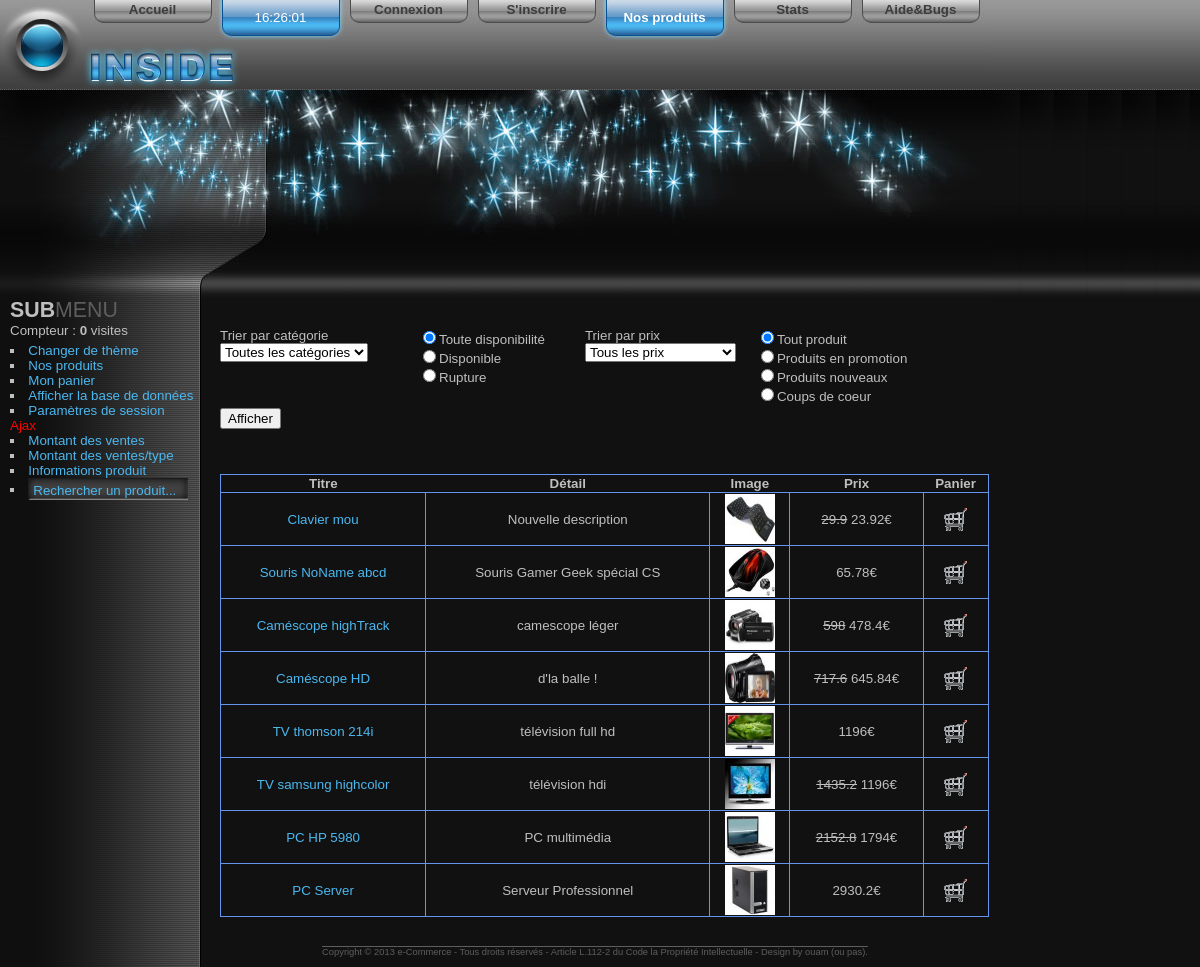
/produits.php, run on the app's committed database.
### tables this page shows
CREATE TABLE IF NOT EXISTS `produit` (
  `idProd` char(5) NOT NULL DEFAULT '',
  `idCat` char(3) DEFAULT NULL,
  `titreProd` varchar(40) DEFAULT NULL,
  `detailProd` varchar(200) DEFAULT NULL,
  `imageProd` varchar(100) NOT NULL DEFAULT '',
  `nouvProd` char(3) DEFAULT NULL,
  `promProd` char(3) DEFAULT NULL,
  `selProd` char(3) DEFAULT NULL,
  `poidsProd` float DEFAULT NULL,
  `dispoProd` char(3) DEFAULT NULL,
  `delaiProd` varchar(20) DEFAULT NULL,
  `prixhtProd` float(7,2) DEFAULT NULL,
  `prixhtPromProd` float(7,2) DEFAULT NULL,
  `tauxtvaProd` float(7,2) DEFAULT NULL,
  PRIMARY KEY (`idProd`),
  KEY `fk_produit_categorie` (`idCat`)
);

### includes/utils.php (called while the page is built, shortened)
<?php
	$nomSite = "e-Commerce";
	function query($sql = '',$debug = 0)
	{
		if(!$resultat = mysql_query($sql))
		{
			$str = "<div style='text-align:left;'>Erreur SQL (Spécial IUT) :";
			if($_SESSION['admin'] > 0)
				$str .= $sql;
			$str .= "<br />Erreur n°".mysql_errno();
			if($_SESSION['admin'] > 0)
				$str .= ":".mysql_error();
			else
				$str .= ": Contactez votre administrateur ";
			$str .= "</div>";
			die($str);
		}
		return $resultat;
	}
	function fetch($resultat)
	{
		$row = mysql_fetch_row($resultat);
		return $row;
	}
	function s($string)
	{
		return str_replace('\_','_',htmlspecialchars($string));
	}
	function s_tab($tableau)
	{
		$retour = array();
		for($i = 0; isset($tableau[$i]) ;$i++)
		{
			$retour[$i] = s($tableau[$i]);
		}
		return $retour;
	}
?>

### produits.php (the view, shortened to what this page needs)
<?php
	$fic = 'includes/header.php';
	if(file_exists($fic))
		include($fic);
	if(isset($_POST['cat']))
		$cat = s($_POST['cat']);
	else
		$cat = 0;
	if(isset($_POST['prix2']) && (isset($_POST['prix2']) && ($_POST['prix2']> 0 or $_POST['prix2'] <= 2)))
		$prix = s($_POST['prix2']);
	else
		$prix = 0;
	$tabPrix = array(1000,2000);
	$tabReq = array(" >= 0 "," <= ".$tabPrix[0],"BETWEEN ".$tabPrix[0]." AND ".$tabPrix[1]." "," >= ".$tabPrix[1]);
	if($cat != 0)
		$suffixe = "idCat = '".$cat."' ";
	else
		$suffixe = " 1=1 ";
	if(isset($_POST['dispo']))
		$dispo = e($_POST['dispo']);
	else
		$dispo = 0;
	if($dispo == 1)
		$suffixe2 = "dispoProd = 'oui' ";
	elseif($dispo == 2)
		$suffixe2 = "dispoProd = 'non' ";
	else
		$suffixe2 = "1=1";
	if(isset($_POST['selection']))
		$selChoix = e($_POST['selection']);
	else
		$selChoix = 0;
	if($selChoix == 1)
		$suffixe3 = " promProd='oui' ";
		elseif($selChoix == 2)
			$suffixe3 = " nouvProd='oui' ";
			elseif($selChoix == 3)
				$suffixe3 = " selProd='oui' ";
				else
					$suffixe3 = " 1=1 ";
	$res = query("select titreProd,detailProd,nouvProd,promProd,selProd,
					prixhtProd,prixhtPromProd,tauxtvaProd,idProd,imageProd from produit WHERE ".$suffixe."
					AND ".$suffixe2."
					AND ".$suffixe3."
					AND (prixhtPromProd +((prixhtPromProd * tauxtvaProd)/100)) ".$tabReq[$prix]." order by prixhtPromProd ;");
		echo "<form action='produits.php' method='post' id='pref'><br />";
			echo "<div style='float:left;'>Trier par catégorie<br />";
				echo "<select name='cat'>";
					echo "<option value='0'>Toutes les catégories</option>";
				echo "</select>";
			echo"</div>";
			echo "<div style='float:left;margin-left:50px;'>";
				$tabDispo = array("Toute disponibilité","Disponible","Rupture");
				for($i = 0; $i < count($tabDispo);$i++)
				{
					echo "<input type='radio' name='dispo' id='r".$i."' value='".$i."' ";
					if($i == $dispo)
						echo " checked ";
					echo "/><label for='r".$i."' >".$tabDispo[$i]."</label><br />";
				}
			echo "</div>";
			$tabNomsPrix = array("Tous les prix","En dessous de ".$tabPrix[0]."€","Entre ".$tabPrix[0]." et ".$tabPrix[1]."€","Au dessus de ".$tabPrix[1]."€");
			echo "<div style='float:left;margin-left:40px;'>Trier par prix <br />";
				echo "<select name='prix'>";
				for($i = 0;$i < count($tabNomsPrix);$i++)
				{
					echo "<option value='".$i."' ";
					if($i == $prix)
						echo " selected ";
					echo ">".$tabNomsPrix[$i]."</option>";
				}
				echo "</select>";
			echo "</div>";
			echo "<div style='float:left;margin-left:20px;'>";
			$tabSelection = array("Tout produit","Produits en promotion","Produits nouveaux","Coups de coeur");
			for($i = 0;$i < count($tabSelection);$i++)
			{
				echo "<input type='radio' name='selection' id='c".$i."' value='".$i."' ";
				if($i == $selChoix)
					echo " checked ";
				echo "/><label for='c".$i."' >".$tabSelection[$i]."</label><br />";
			}
			echo "</div>";
			echo "<div style='margin-top:80px;'><input type='submit' method='post' value='Afficher'></div>";
			echo "</form>";
			echo "<div><br />
					<div id='info' style='display:none;'>
					</div><br />";
			if(mysql_num_rows($res) == 0)
				echo "Aucun produit trouvé.<br />";
			else
			{
				echo "<table style='width:100%;'>
					<tr style='text-align:center;'>
						<th>Titre</th>
						<th>Détail</th>
						<th>Image</th>
						<th>Prix</th>
						<th>Panier</th>";
					echo "</tr>";
				while($row = fetch($res))
				{
					$row = s_tab($row);
					echo "<tr style='text-align:center;'>";
						echo "<td>";
							echo "<a href='detailprod.php?i=".$row[8]."' >".$row[0]."</a>";
						echo "</td>";
						echo "<td>";
							echo $row[1];
						echo "</td>";
						echo "<td>";
							$dossier = 'produits/';
							if(is_file($dossier.$row[9]) && file_exists($dossier.$row[9]) && is_file($dossier.'o_'.$row[9]) && file_exists($dossier.'o_'.$row[9]))
								echo "<a href='detailprod.php?i=".$row[8]."' ><img src='produits/".$row[9]."' width='50' height='50' alt='Image produit' /></a>";
							else
								echo '-';
						echo "</td>";
						$str = "<td>";
							$prix = round(($row[6] + $row[6]*$row[7]/100),2);
							$prixSansPromo = $row[5] + $row[5]*$row[7]/100;
							if($row[3] == "oui" && $prix < $prixSansPromo)
								$str.= "<span style='text-decoration:line-through;'>".$prixSansPromo."</span> ";
							$str .= $prix.'€';
							echo $str;
						echo "</td>";
						echo "<td>";
							echo "<img title='Ajouter au panier' onclick='addPanier(\"".$row[8]."\");' src ='images/panier.png' alt='Ajouter' />";
						echo "</td>";
					echo "</tr>";
				}
				echo "</table>";
			}
			echo "<br /></div>";
	$fic = 'includes/footer.php';
	if(file_exists($fic))
		include('includes/footer.php');
?>

### includes/header.php (shortened to what this page needs)
?><!DOCTYPE html PUBLIC "-//W3C//DTD XHTML 1.0 Strict//EN"
    "http://www.w3.org/TR/xhtml1/DTD/xhtml1-strict.dtd">
<html xmlns="http://www.w3.org/1999/xhtml" xml:lang="fr" lang="fr">
  <head>
	<?php
		$test = explode('/',$_SERVER['PHP_SELF']);
		$nomPage = $test[count($test)-1];
	?>
    <link rel="stylesheet" href="scripts/commun.css" type="text/css" media="screen" />
    <link rel="stylesheet" href="scripts/autocomplete.css" type="text/css" media="screen" />
    <link rel="stylesheet" href="scripts/lightbox.css" type="text/css" media="screen" />
    <link rel="stylesheet" href="includes/sous-header<?php echo $_SESSION['skin'];?>/style.css" type="text/css" media="screen" />
  </head>
<body>
  <div id="container">
      <div id="header" title="<?php echo $nomSite; ?>">
      <div id="logo"></div>
      <div id="top-menu" >
		<div class="bloc1">
        <dl>
			<?php
          echo '<dd><a href="index.php" title="Accueil" ';
			$tabSite = array("identification.php","inscription.php","deconnection.php","compte.php","produits.php","stats.php","bugs.php");
			if(!in_array($nomPage,$tabSite))
				echo 'id="on"' ;
			echo '>Accueil</a></dd>
          <dd><span id="horloge"><script type="text/javascript"> dT();</script></span></dd>';
					if($_SESSION['id'] == 0)
					{
						echo '<dd><a href="identification.php" title="Connexion" ';
						if($nomPage == "identification.php") echo "id='on'";
						echo '>Connexion</a></dd>';
						echo  '<dd><a href="inscription.php" title="S\'inscrire" ';
						if($nomPage == "inscription.php") echo "id='on'";
						echo '>S\'inscrire</a></dd>';
					}
		 echo ' <dd><a href="produits.php" title="Produits" ';
		 if($nomPage == "produits.php") echo "id='on'";
		 echo '>Nos produits</a></dd>';
		 echo '<dd><a href="stats.php" ';
			if($_SESSION['admin'] >= 1)
				echo "title='Obtenez des statistiques diverses' ";
			else
				echo "title='Vous devez être administrateur pour effectuer cette action' onclick='return false' ";
		 if($nomPage == "stats.php") echo "id='on'";
		 echo '>Stats</a></dd>';
          echo '<dd><a href="bugs.php" title="Signaler un bug" ';
		  if($nomPage == "bugs.php") echo "id='on'";
		  echo '>Aide&amp;Bugs</a></dd>';
		 ?>
        </dl>
		</div>
      </div>
      <div id="top-line">
      </div>
    </div>
    <div id="splash"></div>
    <div id="corps">
    <div id="gauche">
    	<div class="col">
      <h1><span>SUB</span>MENU</h1>
	  <?php
		$res = query("select count(*) from connections");
		if(($row = fetch($res)))
			$nbVisites = $row[0];
		else
			$nbVisites = 0;
		echo "Compteur : <b>".$nbVisites."</b> visites<br />";
	  ?>
      <ul>
		<?php
			echo "<li><a href='' onclick='changeSkin();'>Changer de thème</a></li>";
			echo "<li><a href='produits.php'>Nos produits</a></li>";
			if($_SESSION['id'] == 0)
				echo "<li><a href='panier.php'>Mon panier</a></li>";
			echo '<li><a href="base.php" title="Afficher la base">Afficher la base de données</a></li>';
			echo '<li><a href="modif_session.php" title="Paramètres de session">Paramètres de session</a></li>';
			echo '<span style="color:red;">Ajax</span><br />
			<li><a href="ventes.php" title="AJAX-Déterminez le montant total des ventes de produits ainsi que les commissions gagnées">Montant des ventes</a></li>
			<li><a href="ventestype.php" title="AJAX-Flemme_description">Montant des ventes/type</a></li>
			<li><a href="infoprod.php" title="AJAX-Informations d\'un produit">Informations produit</a></li>';
		?>
		<li><input id="recherche" type="text" name="recherche" onfocus="this.value=''" value="Rechercher un produit..." class="input" /></li>
      </ul>
      	</div>
    </div>
    <div id="droite">
    	<div class="col">

### includes/footer.php (shortened to what this page needs)
     </div>
	</div>
	</div>
    <div id="footer">
    	<div>
		    <p id="footer_content">
		      Copyright © <?php echo date("Y")." ".$nomSite ?> - Tous droits réservés - Article L.112-2 du Code la Propriété Intellectuelle - Design by ouam (ou pas).
		   </p>
		 </div>
    </div>
  </div>
</body>
</html>

### scripts/commun.css (style rules this page uses)
a { text-decoration: none; }
a > img { border: none; }
table,td { border: thin solid #6495ed; border-collapse:collapse; }
th { text-align:center; }

### includes/sous-header1/style.css (style rules this page uses)
html { font-family: Arial, Helvetica, sans-serif; font-size: 10pt; text-align: left; color: #bfbfbf; background-color: #111111; background-image: url("images/gauche_bg.jpg"); background-repeat: repeat-y; background-position: left top; padding: 0; margin: 0; }
body { height: 100%; padding: 0; margin: 0; background-image: url("images/background.jpg"); background-repeat: repeat-x; background-position: left top; }
#container { width: 990px; height: 100%; background-image: url("images/gauche_bg.jpg"); background-repeat: repeat-y; background-position: left top; margin: 0; padding: 0; }
#header { width: 990px; height: 90px; background-image: url("images/header.jpg"); background-repeat: repeat-x; background-position: left top; clear: both; }
#logo { width: 83px; height: 90px; background-image: url("images/logo.jpg"); background-repeat: no-repeat; background-position: left top; float: left; }
#top-line { width: 904px; height: 45px; line-height: 45px; text-align: right; background-image: url("images/top_line.jpg"); background-repeat: no-repeat; background-position: left top; float: left; }
#splash { width: 990px; height: 208px; background-image: url("images/splash.jpg"); background-repeat: no-repeat; background-position: left top; clear: both; }
#gauche { width: 190px; float: left; display: inline; margin: 0 20px 0 10px; }
#droite { width: 769px; text-align: justify; float: left; display: inline; }
#footer { width: 790px; text-align: center; font-size: 7pt; color: #5e5e5e; background-color: transparent; clear: both; padding: 10px 0 5px 200px; }
#footer:first-line { text-decoration: overline; }
a { text-decoration: none; }
#top-menu { width: 907px; height: 45px; text-align: center; float: left; }
#top-menu dl { width: 896px; margin: auto; }
#top-menu dd { width: 128px; height: 23px; font-family: Arial, Helvetica, sans-serif; text-align: center; background-image: url("images/off.jpg"); background-repeat: no-repeat; background-position: left top; display: inline; float: left; margin: 0; }
#top-menu a:link, #top-menu a:visited { width: 128px; height: 23px; line-height: 20px; display: block; color: #3d3d3d; font-weight: bold; background-color: transparent; text-decoration: none; }
#top-menu a:active, #top-menu a:hover, #top-menu #on ,#top-menu #horloge { width: 128px; height: 41px; line-height: 35px; display: block; color: white; text-decoration: none; background-image: url("images/on.jpg"); background-repeat: no-repeat; background-position: left top; }
a:link, a:visited { color: #4bb8f0; text-decoration: none; background-color: transparent; outline: none; }
h1 { font-size: 16pt; font-weight: normal; text-align: left; color: #5e5e5e; background-color: transparent; margin: 0 0 0 0; clear: both; }
h1 span { color: #bfbfbf; font-weight: bold; }
img { border: none; vertical-align: middle; }
ul { padding: 0; margin: 5px 0 15px 0; }
li { list-style-position: inside; list-style-type: square; }
p { margin: 5px auto; }
form { margin: 15px 0 15px 0; }
.input { width: 160px; height: 22px; line-height: 18px; font-size: 10pt; color: #4bb8f0; background-color: transparent; vertical-align: middle; background-image: url("images/input.jpg"); background-repeat: no-repeat; background-position: left top; padding-left: 5px; outline: none; border: none; }

### data on the page
produit: titreProd "Clavier mou", detailProd "Nouvelle description", imageProd (picture), prixSansPromo "29.9", str "23.92€"
produit: titreProd "Souris NoName abcd", detailProd "Souris Gamer Geek spécial CS", imageProd (picture), str "65.78€"
produit: titreProd "Caméscope highTrack", detailProd "camescope léger", imageProd (picture), prixSansPromo "598", str "478.4€"
produit: titreProd "Caméscope HD", row "d'la balle !", imageProd (picture), prixSansPromo "717.6", str "645.84€"
produit: titreProd "TV thomson 214i", detailProd "télévision full hd", imageProd (picture), str "1196€"
produit: titreProd "TV samsung highcolor", detailProd "télévision hdi", imageProd (picture), prixSansPromo "1435.2", str "1196€"
produit: titreProd "PC HP 5980", detailProd "PC multimédia", imageProd (picture), prixSansPromo "2152.8", str "1794€"
produit: titreProd "PC Server", detailProd "Serveur Professionnel", imageProd (picture), str "2930.2€"

### other printed values
$nbVisites "0"
$tabDispo[$i] "Toute disponibilité"
$tabDispo[$i] "Disponible"
$tabDispo[$i] "Rupture"
$tabSelection[$i] "Tout produit"
$tabSelection[$i] "Produits en promotion"
$tabSelection[$i] "Produits nouveaux"
$tabSelection[$i] "Coups de coeur"
$nomSite "e-Commerce"
form field prix "Tous les prix"
